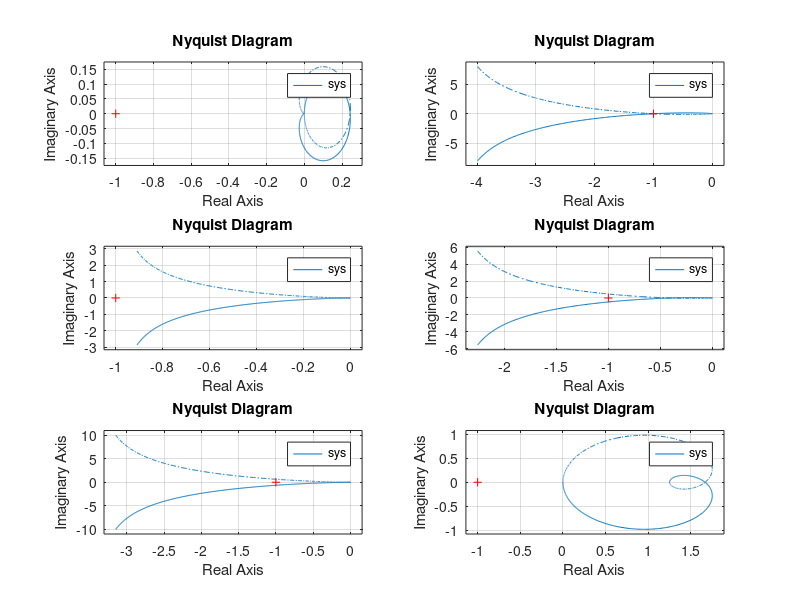

Recreate this plot in MATLAB.
figure;

% Q1
n1 = [10 0];
d1 = conv(conv([1 2], [1 2]), [1 10]);
n2 = 6;
d2 = conv(conv([1 1], [1 2]), [1 0]);
n3 = 100;
d3 = conv([1 10], [1 0]);
n4 = 8;
d4 = conv(conv([1 0], [1 1]), [1 4]);
n5 = 2 * sqrt(3);
d5 = conv([1 0], [1 1]);
n6 = conv([1 1], [0 10]);
d6 = conv([1 2], [1 4]);

n = {n1, n2, n3, n4, n5, n6};
d = {d1, d2, d3, d4, d5, d6};

for i=1:6
    sys=tf(n{i},d{i});

    subplot(3,2,i);
    nyquist(sys);

    
end
    
